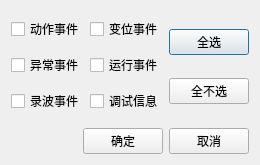
<?xml version="1.0" encoding="UTF-8"?>
<ui version="4.0">
 <class>CSoeClearWgt</class>
 <widget class="QDialog" name="CSoeClearWgt">
  <property name="geometry">
   <rect>
    <x>0</x>
    <y>0</y>
    <width>255</width>
    <height>165</height>
   </rect>
  </property>
  <property name="windowTitle">
   <string>CSoeClearWgt</string>
  </property>
  <layout class="QHBoxLayout" name="horizontalLayout_3">
   <item>
    <layout class="QVBoxLayout" name="verticalLayout_2">
     <item>
      <layout class="QHBoxLayout" name="horizontalLayout_2">
       <item>
        <layout class="QGridLayout" name="gridLayout">
         <item row="1" column="0">
          <widget class="QCheckBox" name="checkBox_3">
           <property name="text">
            <string>异常事件</string>
           </property>
          </widget>
         </item>
         <item row="2" column="1">
          <widget class="QCheckBox" name="checkBox_6">
           <property name="text">
            <string>调试信息</string>
           </property>
          </widget>
         </item>
         <item row="1" column="1">
          <widget class="QCheckBox" name="checkBox_4">
           <property name="text">
            <string>运行事件</string>
           </property>
          </widget>
         </item>
         <item row="0" column="0">
          <widget class="QCheckBox" name="checkBox">
           <property name="text">
            <string>动作事件</string>
           </property>
          </widget>
         </item>
         <item row="2" column="0">
          <widget class="QCheckBox" name="checkBox_5">
           <property name="text">
            <string>录波事件</string>
           </property>
          </widget>
         </item>
         <item row="0" column="1">
          <widget class="QCheckBox" name="checkBox_2">
           <property name="text">
            <string>变位事件</string>
           </property>
          </widget>
         </item>
        </layout>
       </item>
       <item>
        <layout class="QVBoxLayout" name="verticalLayout">
         <item>
          <spacer name="verticalSpacer_3">
           <property name="orientation">
            <enum>Qt::Vertical</enum>
           </property>
           <property name="sizeHint" stdset="0">
            <size>
             <width>20</width>
             <height>40</height>
            </size>
           </property>
          </spacer>
         </item>
         <item>
          <widget class="QPushButton" name="pushButton">
           <property name="text">
            <string>全选</string>
           </property>
          </widget>
         </item>
         <item>
          <spacer name="verticalSpacer_2">
           <property name="orientation">
            <enum>Qt::Vertical</enum>
           </property>
           <property name="sizeHint" stdset="0">
            <size>
             <width>20</width>
             <height>40</height>
            </size>
           </property>
          </spacer>
         </item>
         <item>
          <widget class="QPushButton" name="pushButton_2">
           <property name="text">
            <string>全不选</string>
           </property>
          </widget>
         </item>
         <item>
          <spacer name="verticalSpacer">
           <property name="orientation">
            <enum>Qt::Vertical</enum>
           </property>
           <property name="sizeHint" stdset="0">
            <size>
             <width>20</width>
             <height>40</height>
            </size>
           </property>
          </spacer>
         </item>
        </layout>
       </item>
      </layout>
     </item>
     <item>
      <layout class="QHBoxLayout" name="horizontalLayout">
       <item>
        <spacer name="horizontalSpacer">
         <property name="orientation">
          <enum>Qt::Horizontal</enum>
         </property>
         <property name="sizeHint" stdset="0">
          <size>
           <width>40</width>
           <height>20</height>
          </size>
         </property>
        </spacer>
       </item>
       <item>
        <widget class="QPushButton" name="pushButton_3">
         <property name="text">
          <string>确定</string>
         </property>
        </widget>
       </item>
       <item>
        <widget class="QPushButton" name="pushButton_4">
         <property name="text">
          <string>取消</string>
         </property>
        </widget>
       </item>
      </layout>
     </item>
    </layout>
   </item>
  </layout>
 </widget>
 <layoutdefault spacing="6" margin="11"/>
 <resources/>
 <connections/>
</ui>
